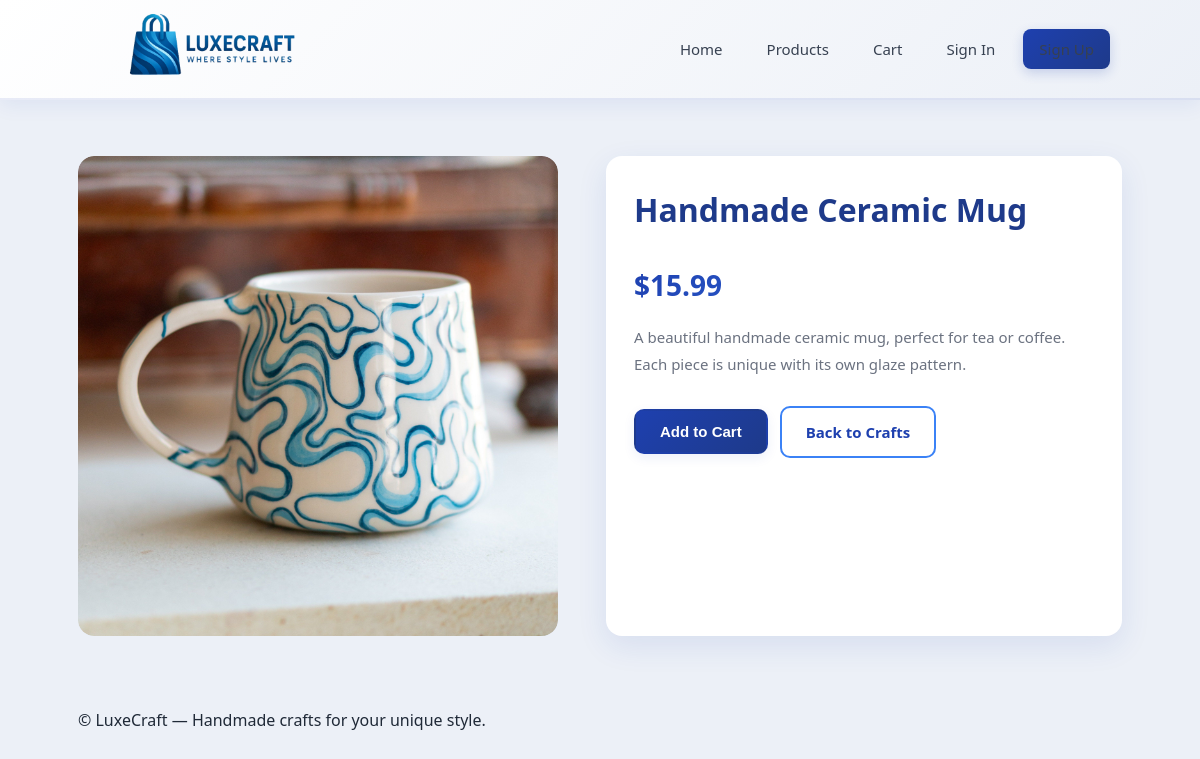
Page /product/3/ on the committed database.
### shop/models.py (models this page shows, shortened)
class Product(models.Model):
    name = models.CharField(max_length=200)
    description = models.TextField()
    price = models.DecimalField(max_digits=8, decimal_places=2)
    image = models.ImageField(upload_to='products/', blank=True, null=True)

### shop/views.py (the view)
# urls.py: path('product/<int:product_id>/', views.product_detail, name='product_detail'),
def product_detail(request, product_id):
    product_list = Product.objects.filter(id=product_id)
    if not product_list.exists():
        return redirect('products')
    product = product_list.first()
    if request.user.is_authenticated:
        cart, _ = Cart.objects.get_or_create(user=request.user)
        cart_products_ids = cart.products.values_list('id', flat=True)
    else:
        cart_products_ids = []
    return render(request, 'shop/product_detail.html', {
        'product': product,
        'cart_products_ids': cart_products_ids
    })

### shop/templates/shop/product_detail.html (shortened to what this page needs)
{% extends 'shop/base.html' %}
{% block content %}
<section class="product-detail">
  <div class="detail-media">
    {% if product.image %}
      <img src="{{ product.image.url }}" alt="{{ product.name }}">
    {% else %}
      <div class="placeholder large">No image</div>
    {% endif %}
  </div>
  <div class="detail-info">
    <h1 class="detail-title">{{ product.name }}</h1>
    <p class="detail-price">${{ product.price }}</p>
    <div class="detail-desc">
      <p>{{ product.description }}</p>
    </div>
    <div class="detail-actions">
      {% if product.id in cart_products_ids %}
        <button class="btn btn-primary" disabled>Added ✔</button>
      {% else %}
        <form method="get" action="{% url 'add_to_cart' product.id %}" style="display: inline;">
          <button class="btn btn-primary">Add to Cart</button>
        </form>
      {% endif %}
      <a class="btn btn-ghost" href="{% url 'products' %}">Back to Crafts</a>
    </div>
  </div>
</section>
{% endblock %}

### shop/static/shop/css/styles.css (style rules this page uses)
:root { --accent: #1E40AF; --accent-dark: #1E3A8A; --accent-light: #3B82F6; --muted: #6b7280; --bg: #ecf0f7; --card: #ffffff; --radius: 16px; --shadow: 0 10px 30px rgba(30, 64, 175, 0.1); --shadow-hover: 0 20px 50px rgba(30, 64, 175, 0.15); --container: 1100px; --gap: 20px; }
* { box-sizing: border-box; }
html, body { height: 100%; }
body { margin: 0; font-family: 'Segoe UI', Roboto, 'Helvetica Neue', Arial, sans-serif; background: var(--bg); color: #1f2937; -webkit-font-smoothing: antialiased; -moz-osx-font-smoothing: grayscale; line-height: 1.6; }
.product-detail { display: grid; grid-template-columns: 480px 1fr; gap: 48px; margin-top: 28px; }
.detail-media { border-radius: var(--radius); overflow: hidden; }
.detail-media img { width: 100%; border-radius: var(--radius); box-shadow: var(--shadow-hover); display: block; }
.detail-info { background: var(--card); padding: 28px; border-radius: var(--radius); box-shadow: var(--shadow); }
.detail-title { margin: 0 0 12px 0; color: var(--accent-dark); font-size: 32px; font-weight: 700; }
.detail-price { font-size: 28px; font-weight: 700; color: var(--accent); margin-bottom: 16px; background: linear-gradient(135deg, var(--accent) 0%, var(--accent-light) 100%); -webkit-background-clip: text; -webkit-text-fill-color: transparent; background-clip: text; }
.detail-desc { color: #6b7280; line-height: 1.8; margin-bottom: 24px; font-size: 15px; }
.detail-actions { margin-top: 28px; display: flex; gap: 12px; flex-wrap: wrap; align-items: center; }
.btn { display: inline-block; text-decoration: none; border-radius: 10px; padding: 12px 24px; font-weight: 600; border: 2px solid transparent; cursor: pointer; transition: all 0.3s ease; font-size: 15px; }
.btn-primary { background: linear-gradient(135deg, var(--accent) 0%, var(--accent-dark) 100%); color: #ffffff; box-shadow: 0 4px 12px rgba(30,64,175,0.08); transition: background 0.12s ease, transform 0.12s ease, box-shadow 0.12s ease; }
.btn-ghost { background: transparent; color: var(--accent); border: 2px solid var(--accent-light); }

### rows in the picture
Product: image (picture), name "Handmade Ceramic Mug", price "15.99", description "A beautiful handmade ceramic mug, perfect for tea or coffee. Each piece is unique with its own glaze pattern."
